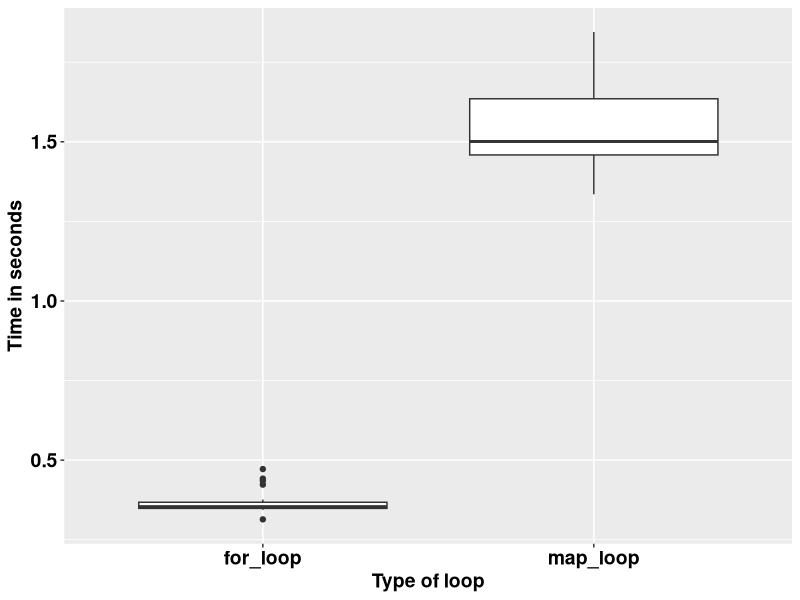

Here is the R script that generated this plot:
## ---- chunk 1
knitr::opts_chunk$set(echo = TRUE)
## ---- chunk 2
square <- function(a) a**2
square(3)
## ---- chunk 3
square <- function(b){ # Create the function name, called square
  b**2
}
square(3)
## ---- chunk 4
square <- function(c){ 
  product <- c**2
  return(product)
}
square(3)
## ---- chunk 5
square <- function(d){
  product <- d**2
  print(product)
}
square(5)
## ---- chunk 6
square <- function(e){
  product <- e**2
  (product)
}
square(9)
## ---- chunk 7
square <- function(f){
  product <- f**2
  show(product)
}
square(9)
## ---- chunk 8
square_root <- function(b){
  product <- b^0.5 # The square root of a number is the number raised to power half
  return(product/2)
}
square_root(9)
## ---- chunk 9
square_root
## ---- chunk 10
square(-10:10)
## ---- chunk 11
square_root(c(-26, 1:15, 158))
## ---- chunk 12
m <- list(12, 18, 345)
square_root(m[[2]])
## ---- chunk 13
rescale <- function(x){
  m <- mean(x)
  s <- sd(x)
  (x - m) / s
}
rescale(c(-52, 58, 46, 99))
## ---- chunk 14
rescale <- function(x, only_translate){
  m <- mean(x)
  translated <- x - m
  if (only_translate) return(translated)
  s <- sd(x)
  translated / s
}

rescale(x = 1:6, only_translate = TRUE)
## ---- chunk 15
rescale <- function(x, only_translate){
  m <- mean(x)
  translated <- x - m
  if (only_translate) return(translated)
  s <- sd(x)
  translated / s
}

rescale(x = 1:4, only_translate = FALSE)
## ---- chunk 16
rescale(only_translate = TRUE, x = 1:4)
## ---- chunk 17
rescale(x = 1:4, TRUE)
rescale(TRUE, x = 1:4)
rescale(1:4, only_translate = T)
rescale(only_translate = T, 1:4)
## ---- chunk 18
rescale(1:4, o = T)
rescale(o = T, 1:4)
## ---- chunk 19
rescale <- function(x, only_translate = FALSE){
  m <- mean(x)
  translated <- x - m
  if(only_translate) return(translated)
  s <- sd(x)
  translated / s
}
## ---- chunk 20
rescale(1:4) # This runs with only_translate being taken as FALSE by default.
## ---- chunk 21
rescale <- function(x, ...){
  m <- mean(x, ...)
  s <- sd(x, ...)
  (x - m) / s
}

rescale(1:4) # 
## ---- chunk 22
x <- c(NA, 1:3)
rescale(x)
## ---- chunk 23
x <- c(NA, 1:3)
rescale(x, na.rm = TRUE)
## ---- chunk 24
some_function <- function(x) x
other_function <- function(x, ...) x
# some_function(1:4, foo = "bar") # This does not run because there was no allowance.
other_function(1:4, foo = "bar")

## ---- chunk 25
f <- function(...) list(...)
g <- function(x, y, ...) f(...)
g(x = 1, y = 2, z = 3, w = 4)
## ---- chunk 26
compare_rasters <- function(x) {
  if (sum(x > 0.5, na.rm = TRUE) > 7) {
    return(1)
  } else {
    return(0)
  }
  
}
## ---- chunk 27
library(tidyverse)
volumes <- rnorm(1000000)

for_loop <- vector()

for (k in 1:20) {
  for_loop[k] <- system.time(for (i in 1:length(volumes)) {
    2.3 * volumes[i] ^ 9
  })
}

map_loop <- vector()
for (j in 1:20) {
  map_loop[j] <- system.time(map_vec(volumes, \(x) 2.3 * x ^ 9))
}
## ---- chunk 28
data.frame(for_loop = for_loop, map_loop = map_loop) %>% 
  gather(key = "key", value = "value") %>% 
  ggplot(aes(key, value)) +
  geom_boxplot() +
  labs(x = "Type of loop",
       y = "Time in seconds") +
  theme(text = element_text(size = 14, face = "bold", colour = "black")) +
  theme(axis.text = element_text(size = 14, face = "bold", colour = "black"))
## ---- chunk 29
library(stringr)
library(lubridate)

vec <- c("Today is 23rd Sept 2023")

# The task is to get the date information and make it a date object.

pattern <- "\\d{1,2}th \\[A-Za-z]+ \\d{4}"

date_object <- str_extract(vec, pattern)

date_object <- str_replace(date_object, "th", "")

date_object <- str_replace(date_object, "Sept", "9")

date_object <- dmy(date_object)

print(date_object)
